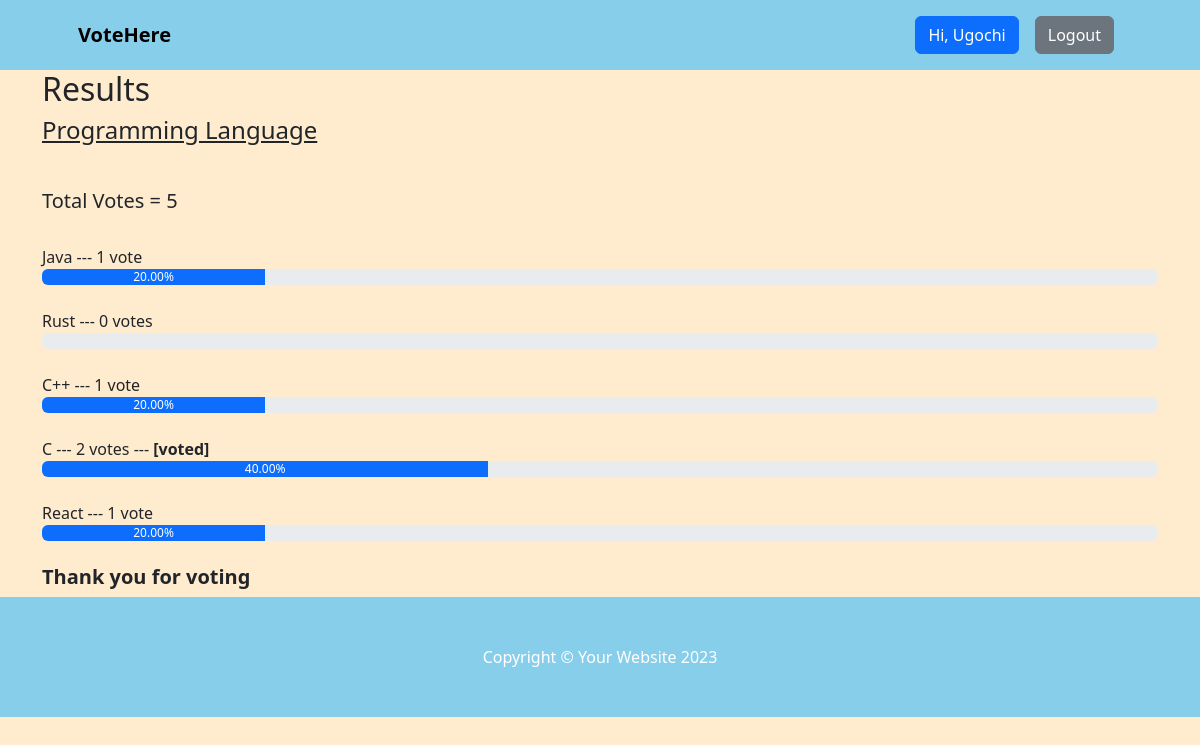
Screenshot of /result/programming-language (signed in) with the database file from the repository.
### voteapp/models.py (models this page shows, shortened)
class Category(models.Model):
    title = models.CharField(max_length=200)
    slug = models.SlugField(blank=True, null=True)
    description = models.TextField(blank=True, null=True)
    total_vote = models.IntegerField(default=0)
    voters = models.ManyToManyField(User, blank=True)

class CategoryItem(models.Model):
    title = models.CharField(max_length=200)
    total_vote = models.IntegerField(default=0)
    category = models.ForeignKey(Category, on_delete=models.CASCADE, related_name="items")
    voters = models.ManyToManyField(User, blank=True)
    @property
    def percentage_vote(self):
        category_votes = self.category.total_vote
        item_votes = self.total_vote
        if category_votes == 0:
            vote_in_percentage = 0
        else:
            vote_in_percentage = (item_votes/category_votes) * 100
        return vote_in_percentage

### voteapp/views.py (the view)
# urls.py: path("result/<str:slug>", views.result, name="result"),
def result(request, slug):
    category = Category.objects.get(slug=slug)
    items = CategoryItem.objects.filter(category=category)
    context = {"category": category, "items": items}
    return render(request, "result.html", context)

### voteapp/templatetags/custom_filters.py (called while the page is built)
@register.filter(name="has_voted")
def has_voted(user, voters):
    return any(user.id== voter.id for voter in voters)

### voteapp/templates/result.html
{% extends 'base.html' %}
{% block content %}
{% load humanize %}
{% load custom_filters %}
<div class="container result-container">
    <div class="sub-container">
      <h2>Results</h2>
      <h4>{{category.title}}</h4>
      <br>
      <h5>Total Votes = {{category.total_vote}}</h5>
      <br />
      {% for item in items  %}
      {% if request.user|has_voted:item.voters.all %}
      <small>{{item.title}}</strong> --- {{item.total_vote}} vote{{item.total_vote | pluralize:",s"}} ---  <strong>[voted]</strong> </small>
      <div class="progressContainer">
        <div class="progress">
          <div
            class="progress-bar"
            role="progressbar"
            aria-label="Example with label"
            style="width:{{item.percentage_vote | floatformat:2}}%;"
            aria-valuenow="25"
            aria-valuemin="0"
            aria-valuemax="100"
          >
          {{item.percentage_vote | floatformat:2}}%
          </div>
        </div>
      </div>
      <br>
      {% else %}
      <small>{{item.title}}</strong> --- {{item.total_vote}} vote{{item.total_vote | pluralize:",s"}} </small>
      <div class="progressContainer">
        <div class="progress">
          <div
            class="progress-bar"
            role="progressbar"
            aria-label="Example with label"
            style="width:{{item.percentage_vote | floatformat:2}}%;"
            aria-valuenow="25"
            aria-valuemin="0"
            aria-valuemax="100"
          >
          {{item.percentage_vote | floatformat:2}}%
          </div>
        </div>
      </div>
      <br>
      {% endif %}
      {% endfor %}
      <h5 style="font-weight: bold">Thank you for voting</h5>
    </div>
  </div>
{% endblock content %}

### voteapp/templates/base.html (shortened to what this page needs)
<!DOCTYPE html>
{% load static %}
<html lang="en">
<head>
    <link href="https://cdn.jsdelivr.net/npm/bootstrap-icons@1.4.1/font/bootstrap-icons.css" rel="stylesheet" />
    <link rel="stylesheet" href="{% static 'css/bootstrap.css' %}">
    <link rel="stylesheet" href="{% static 'css/style.css' %}">
</head>
<body style="background: blanchedalmond;">
     <nav class="navbar navbar-expand-lg navbar-dark" style="background:skyblue">
        <div class="container px-lg-5">
            <a class="navbar-brand text-black bold" href="{% url 'index'  %}"><strong>VoteHere</strong></a>
            <div class="collapse navbar-collapse" id="navbarSupportedContent">
                <ul class="navbar-nav ms-auto mb-2 mb-lg-0">
                    {% if request.user.is_authenticated %}
                    <li class="nav-item"><a class="nav-link" href="#"><button class="btn btn-primary">Hi, {{request.user.username}}</button></a></li>
                    <li class="nav-item"><a class="nav-link" href="{% url 'logout' %}"><button class="btn btn-secondary">Logout</button></a></li>
                    {% else %}
                    <li class="nav-item"><a class="nav-link" href="{% url 'signin' %}"><button class="btn btn-primary">Login</button></a></li>
                    <li class="nav-item"><a class="nav-link" href="{% url 'signup' %}"><button class="btn btn-primary">SignUp</button></a></li>
                    {% endif %}
                </ul>
            </div>
        </div>
    </nav>
    {% block content %}
    {% endblock content %}
     <footer class="py-5" style="background:skyblue;">
        <div class="container"><p class="m-0 text-center text-white">Copyright &copy; Your Website 2023</p></div>
    </footer>
</body>
</html>

### voteapp/static/css/style.css (style rules this page uses)
* { box-sizing: border-box; }
.result-container { display: flex; align-items: center; justify-content: center; }
.sub-container { width: inherit }
.result-container h4 { text-decoration: underline; margin-bottom: 20px; }
.result-container small { font-size: 16px; font-weight: 500; }

### rows the page displays
Category: title "Programming Language", total_vote "5"
CategoryItem: title "Java", total_vote "1", percentage_vote "20.00"
CategoryItem: title "Rust", total_vote "0", total_vote|pluralize "s"
CategoryItem: title "C++", total_vote "1", percentage_vote "20.00"
CategoryItem: title "C", total_vote "2", total_vote|pluralize "s", percentage_vote "40.00"
CategoryItem: title "React", total_vote "1", percentage_vote "20.00"

### other values shown
{{ request.user.username }} "Ugochi"
